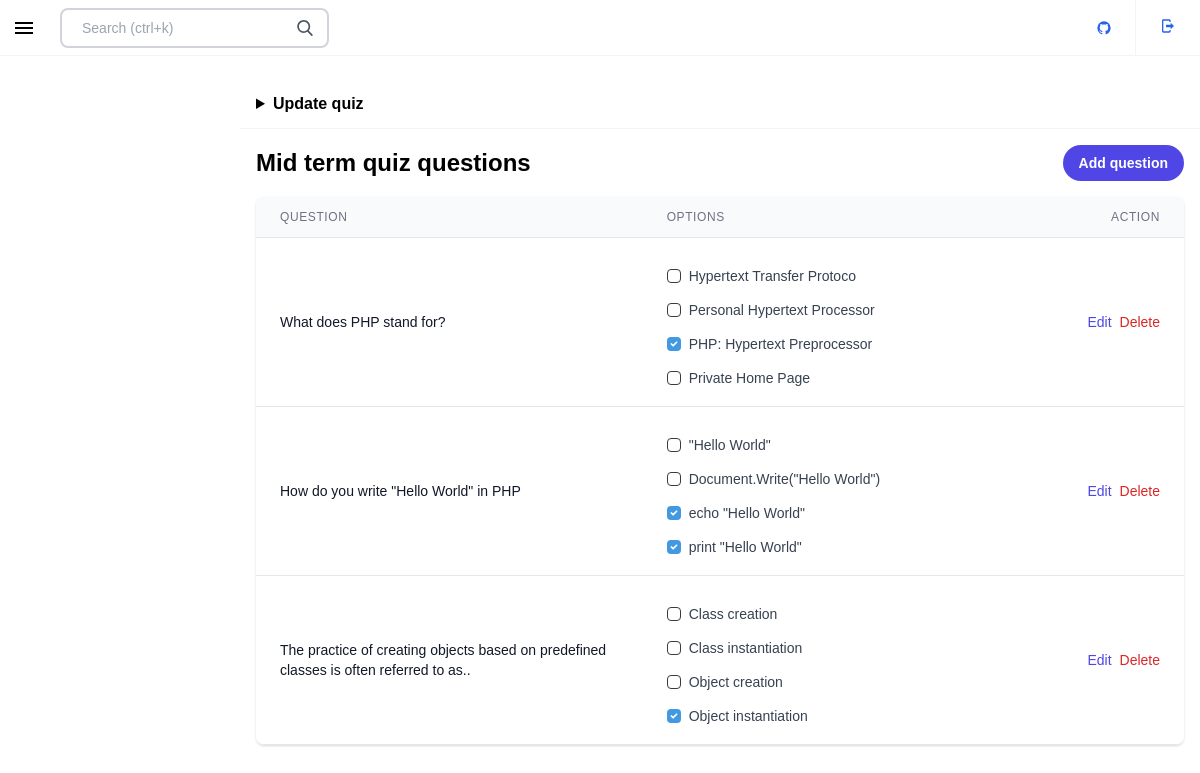
Screenshot of /admin/index.php?edit_quiz=1 (signed in) with the database file from the repository.
### tables this page shows
CREATE TABLE `course_quizz` (
  `id` int NOT NULL AUTO_INCREMENT,
  `quiz_name` varchar(255) DEFAULT NULL,
  `course_id` int DEFAULT NULL,
  PRIMARY KEY (`id`),
  KEY `quizz_course_fk` (`course_id`),
  CONSTRAINT `quizz_course_fk` FOREIGN KEY (`course_id`) REFERENCES `courses` (`id`)
);

CREATE TABLE `course_questions` (
  `id` int NOT NULL AUTO_INCREMENT,
  `question` text,
  `quiz_id` int DEFAULT NULL,
  PRIMARY KEY (`id`),
  KEY `course_question_quiz_fk` (`quiz_id`),
  CONSTRAINT `course_question_quiz_fk` FOREIGN KEY (`quiz_id`) REFERENCES `course_quizz` (`id`)
);

### admin/inc/function.php (called while the page is built, shortened)
<?php
function get_quiz($quiz_id)
{
    include($_SERVER['DOCUMENT_ROOT'] . "/ELearning/admin/inc/connect.php");
    $query = $con->prepare("select * from course_quizz where id=:quiz_id");
    $query->bindParam("quiz_id", $quiz_id);
    $query->setFetchMode(PDO::FETCH_ASSOC);
    $query->execute();
    $row = $query->fetch();
    return $row;
}
function quiz_question_options($quiz_id)
{
    include($_SERVER['DOCUMENT_ROOT'] . "/ELearning/admin/inc/connect.php");
    $separator = '<--br-->';
    $concat_sep = '<---->';
    $topic_list = [];
    $query = $con->prepare("select q.*, group_concat(distinct o.content,'<---->' , o.id separator  '<--br-->') as options,  group_concat(distinct a.option_answer_id separator '<--br-->') as answers from course_questions q inner join course_question_options o on q.id = o.question_id left join course_question_answer a on q.id=a.question_id where q.quiz_id=:quiz_id group by q.id;");
    $query->bindParam("quiz_id", $quiz_id);
    $query->setFetchMode(PDO::FETCH_ASSOC);
    $query->execute();
    while ($row = $query->fetch()) {
        $concat_options = explode($separator, $row['options']);
        $options = [];
        $option_ids = [];
        for ($i = 0; $i < count($concat_options); $i++) {
            $option = $concat_options[$i];
            $split = explode($concat_sep, $option);
            $options[] = $split[0];
            $option_ids[] = $split[1];
        }
        $row['options'] = $options;
        $row['option_ids'] = $option_ids;
        $row['answers'] = explode($separator, $row['answers']);
        $topic_list[] = $row;
    }
    return $topic_list;
}

### admin/inc/quiz/edit_quiz.php (the view, shortened to what this page needs)
<?php
$quiz_id = $_GET['edit_quiz'];
$quiz = get_quiz($quiz_id);
?>
<div class="">
  <header class="border-gray-100 flex items-stretch border-b dark:border-gray-800">
    <div class="flex items-center py-3 flex-grow font-bold px-4">
      <details class="w-full">
        <summary>Update quiz</summary>
      </details>
    </div>
  </header>
  <div class="flex">
    <div class="flex flex-col flex-grow mt-4">
      <div class="flex items-center justify-between px-4">
        <p class="text-2xl font-bold"><?php echo $quiz['quiz_name'] ?> quiz questions</p>
        <div class="px-4 py-2 rounded-full bg-indigo-600 font-bold text-sm text-white">
          <a href="?add_question&quiz_id=<?php echo $quiz_id ?>">
            Add question
          </a>
        </div>
      </div>
      <div class="my-2">
        <div class="py-2 align-middle px-4">
          <div class="shadow overflow-hidden border-b border-gray-200 sm:rounded-lg">
            <table class="divide-y divide-gray-200 min-w-full">
              <thead class="bg-gray-50">
                <tr>
                  <th scope="col" class="px-6 py-3 text-left text-xs font-medium text-gray-500 uppercase tracking-wider w-5/12">Question</th>
                  <th scope="col" class="px-6 py-3 text-left text-xs font-medium text-gray-500 uppercase tracking-wider">Options</th>
                  <th scope="col" class="px-6 py-3 text-left text-xs font-medium text-gray-500 uppercase tracking-wider text-right">Action</th>
                </tr>
              </thead>
              <tbody class="bg-white divide-y divide-gray-200">
                <?php
                $questions = quiz_question_options($quiz_id);
                foreach ($questions as $res) {
                ?>
                  <tr>
                    <td class="px-6 py-4 w-5/12">
                      <div class="text-sm font-medium text-gray-900"> <?php echo nl2br($res['question']) ?> </div>
                    </td>
                    <td class="px-6 py-4">
                      <div class="text-sm font-medium text-gray-900">
                        <ul>
                          <?php
                          $i = -1;
                          foreach ($res['options'] as $option) { ?>
                            <?php $i++; ?>
                            <div>
                              <label class="inline-flex items-center mt-3">
                                <input type="checkbox" class="form-checkbox h-5 w-5 text-gray-600 block" <?php echo (in_array($res['option_ids'][$i], $res['answers']) ? 'checked' : '') ?>>
                                <span class="ml-2 text-gray-700">
                                  <li><?php echo htmlspecialchars($option); ?></li>
                                </span>
                              </label>
                            </div>
                          <?php } ?>
                        </ul>
                      </div>
                    </td>
                    <td class="px-6 py-4 whitespace-nowrap text-right text-sm font-medium">
                      <div class="flex justify-end items-center">
                        <a href="index.php?edit_question=<?php echo $res['id'] ?>" class="text-indigo-600 hover:text-indigo-900">Edit</a>
                        <form action="inc/controller/course_quiz_controller.php" method="POST">
                          <button name="del_question" class="text-red-600 hover:text-red-900 ml-2" onclick="return confirm('Are you sure?');">Delete</button>
                        </form>
                      </div>
                    </td>
                  </tr>
                <?php }                  ?>
              </tbody>
            </table>
          </div>
        </div>
      </div>
    </div>
  </div>
</div>

### admin/css/style.css (style rules this page uses)
* { margin: 0; padding: 0; font-family: 'Lucida Sans', 'Lucida Sans Regular', 'Lucida Grande', 'Lucida Sans Unicode', Geneva, Verdana, sans-serif; }
label { text-align: left; display: block; }
.text-right { text-align: right; }
summary { cursor: pointer; }
.form-checkbox { -webkit-appearance: none; -moz-appearance: none; appearance: none; -webkit-print-color-adjust: exact; color-adjust: exact; display: inline-block; vertical-align: middle; background-origin: border-box; -webkit-user-select: none; -moz-user-select: none; -ms-user-select: none; user-select: none; flex-shrink: 0; height: 1em; width: 1em; color: #4299e1; background-color: #fff; border-color: #3b3b3b; border-width: 1px; border-radius: 0.25rem; }
.form-checkbox:checked { border-color: transparent; background-color: currentcolor; }

### rows the page displays
course_quizz: quiz_name "Mid term"
course_questions: question "What does PHP stand for?", option "Hypertext Transfer Protoco", option "Personal Hypertext Processor", option "PHP: Hypertext Preprocessor", option "Private Home Page"
course_questions: question "How do you write \"Hello World\" in PHP", option "\"Hello World\"", option "Document.Write(\"Hello World\")", option "echo \"Hello World\"", option "print \"Hello World\""
course_questions: question "The practice of creating objects based on predefined classes is often referred to as..", option "Class creation", option "Class instantiation", option "Object creation", option "Object instantiation"
